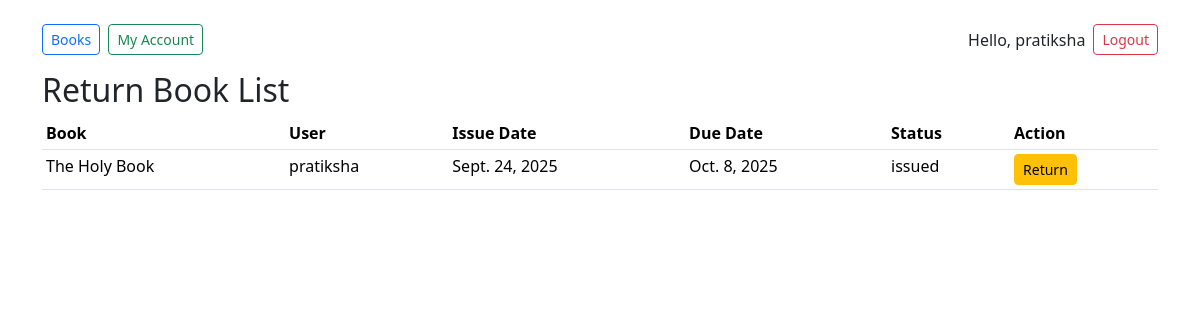
The app's page /return-book-list/ (signed in), older data.
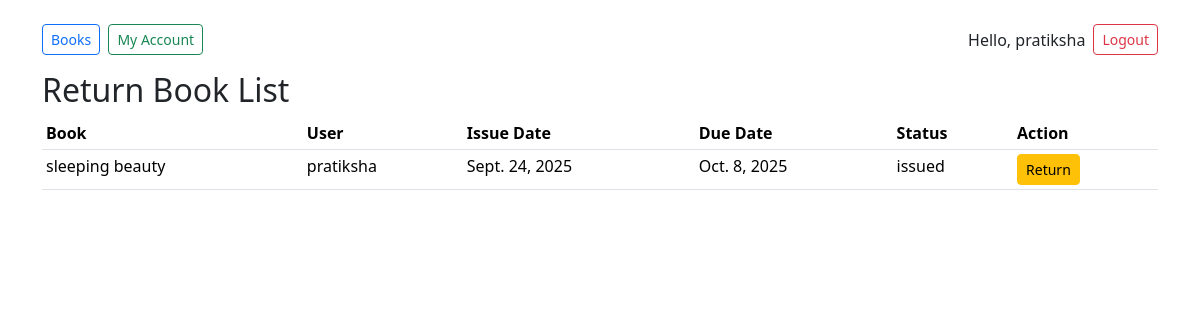
The same page, newer data.
### library/models.py (models this page shows, shortened)
class Transaction(models.Model):
    STATUS_CHOICES = [('issued', 'Issued'), ('returned', 'Returned')]
    user = models.ForeignKey(User, on_delete=models.CASCADE)
    book = models.ForeignKey(Book, on_delete=models.CASCADE)
    issue_date = models.DateField(default=date.today)
    due_date = models.DateField()                 # set on creation/issue
    return_date = models.DateField(null=True, blank=True)
    fine = models.DecimalField(max_digits=8, decimal_places=2, default=Decimal('0.00'))
    fine_paid = models.BooleanField(default=False)
    status = models.CharField(max_length=10, choices=STATUS_CHOICES, default='issued')

class Book(models.Model):
    code_no = models.CharField(max_length=50, unique=True)  # unique code like SC(B/M)000001
    title = models.CharField(max_length=255)
    author = models.CharField(max_length=255, blank=True)
    category = models.ForeignKey(Category, on_delete=models.SET_NULL, null=True, blank=True)
    isbn = models.CharField(max_length=40, blank=True)
    total_copies = models.PositiveIntegerField(default=1)
    available_copies = models.PositiveIntegerField(default=1)
    added_on = models.DateField(auto_now_add=True)

### library/views.py (the view)
# urls.py: path('return-book-list/', views.return_book_list, name='return_book_list'),
@login_required
def return_book_list(request):
    if request.user.is_staff:
        txs = Transaction.objects.filter(status='issued')
    else:
        txs = Transaction.objects.filter(user=request.user, status='issued')
    return render(request, 'library/return_book_list.html', {'txs': txs})

### library/templates/library/return_book_list.html (shortened to what this page needs)
{% extends "library/base.html" %}
{% block content %}
<h2>Return Book List</h2>
<table class="table table-sm">
  <thead>
    <tr>
      <th>Book</th>
      <th>User</th>
      <th>Issue Date</th>
      <th>Due Date</th>
      <th>Status</th>
      <th>Action</th>
    </tr>
  </thead>
  <tbody>
    {% for tx in txs %}
    <tr>
      <td>{{ tx.book.title }}</td>
      <td>{{ tx.user.username }}</td>
      <td>{{ tx.issue_date }}</td>
      <td>{{ tx.due_date }}</td>
      <td>{{ tx.status }}</td>
      <td>
        {% if tx.status == 'issued' %}
          <a class="btn btn-sm btn-warning" href="{% url 'return_book' tx.id %}">Return</a>
        {% else %}
          <span class="text-muted">Returned</span>
        {% endif %}
      </td>
    </tr>
    {% empty %}
      <tr><td colspan="6">No books to return.</td></tr>
    {% endfor %}
  </tbody>
</table>
{% endblock %}

Row changes from the older to the newer data that the page shows:
changed through a linked row, Transaction "issued": book "The Holy Book" → "sleeping beauty"
